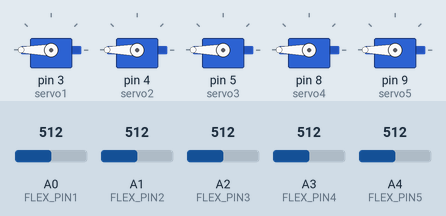
A sketch run on a simulated Arduino Uno, built with avr-gcc and run on an emulated ATmega328P. Parts: 5 × servo. The inputs (shaded band) are chosen by the test bench; at power-on: A0 (FLEX_PIN1) = 512, A1 (FLEX_PIN2) = 512, A2 (FLEX_PIN3) = 512, A3 (FLEX_PIN4) = 512, A4 (FLEX_PIN5) = 512.

Above: at 1.2 s.
1.3 s: A0 (FLEX_PIN1) set to 613
2.8 s: A0 (FLEX_PIN1) set to 639
At 3.4 s:
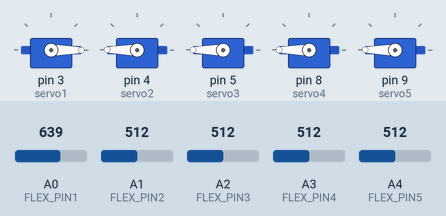
4.3 s: A1 (FLEX_PIN2) set to 306
At 4.6 s:
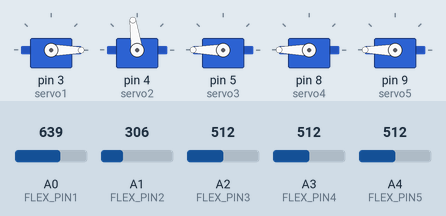
5.8 s: A2 (FLEX_PIN3) set to 306
At 6.9 s:
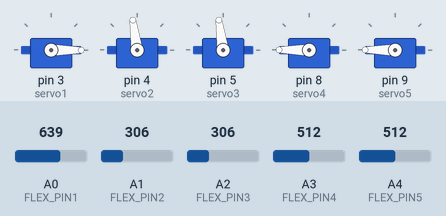
7.3 s: A3 (FLEX_PIN4) set to 306
At 8.0 s:
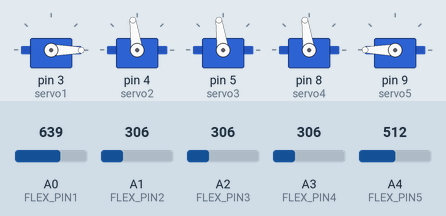
8.8 s: A4 (FLEX_PIN5) set to 306
At 9.2 s:
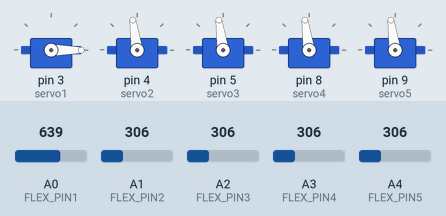
Timing chart, 0 to 11.3 s (numbered marks = the images above; inputs shaded):
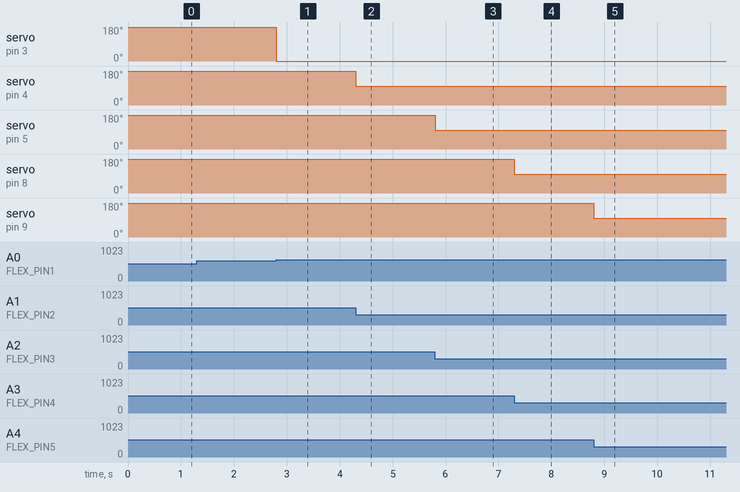

The sketch:

Servotest.ino
```cpp
#include <Servo.h>
Servo servo1; //Creates control for servo
Servo servo2;
Servo servo3;
Servo servo4;
Servo servo5;
/***************************************************************************
Build a voltage divider circuit combining a flex sensor with a 4.7k resistor.
- The resistor goes from A0 to GND.
- The flex sensor connects A0 to 3.3V
As the flex sensor is being bent, the resistance increases and the reading
by A0 should decrease.
****************************************************************************/
#define FLEX_PIN1 0 //Pin connected glex sensor
#define FLEX_PIN2 1
#define FLEX_PIN3 2
#define FLEX_PIN4 3
#define FLEX_PIN5 4

void setup() {
  servo1.attach(3); //attaches pin 3 to the servo control
  servo2.attach(4);
  servo3.attach(5);
  servo4.attach(8);
  servo5.attach(9);
}

void loop() {
  int flex1 = analogRead(FLEX_PIN1); //read output value
  int flex2 = analogRead(FLEX_PIN2); //from flex sensors
  int flex3 = analogRead(FLEX_PIN3);
  int flex4 = analogRead(FLEX_PIN4);
  int flex5 = analogRead(FLEX_PIN5);

  int value1 = map(flex1, 80, 360, 0, 255); //maps to PWM scale
  int value2 = map(flex2, 120, 600, 0, 255);
  int value3 = map(flex3, 120, 600, 0, 255);
  int value4 = map(flex4, 120, 600, 0, 255);
  int value5 = map(flex5, 120, 600, 0, 255);

  servo1.write(value1); //turn w value given by flex sensor
  servo2.write(value2);
  servo3.write(value3);
  servo4.write(value4);
  servo5.write(value5);
}
```

Measured:
- the behaviour switches between 629 and 630 on A0 (FLEX_PIN1) (found by bisection; images 0 and 1)
- after the input at 1.3 s, every drawn part: stays the same
- after the input at 2.8 s, servo on pin 3 (servo1): 180° → 0° at once
- after the input at 4.3 s, servo on pin 4 (servo2): 180° → 98° at once
- after the input at 5.8 s, servo on pin 5 (servo3): 180° → 98° at once
- after the input at 7.3 s, servo on pin 8 (servo4): 180° → 98° at once
- after the input at 8.8 s, servo on pin 9 (servo5): 180° → 98° at once
